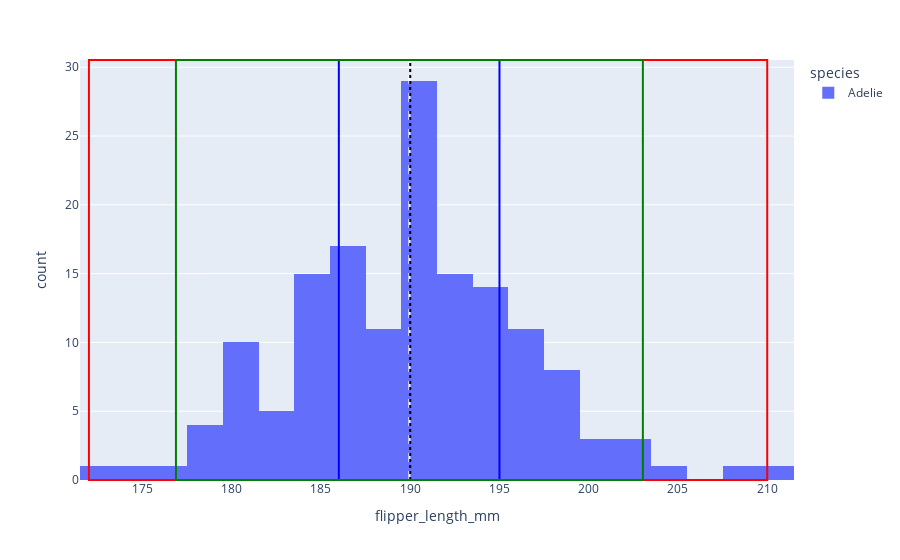
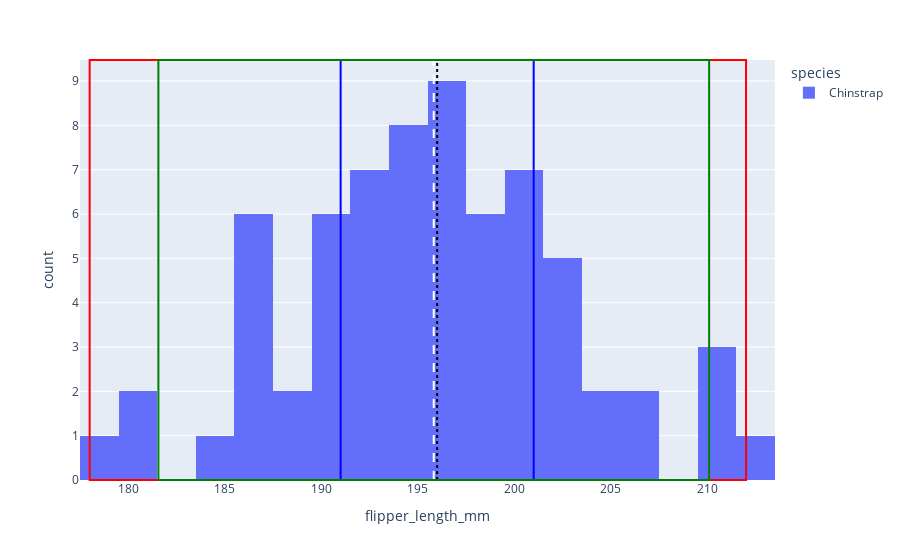
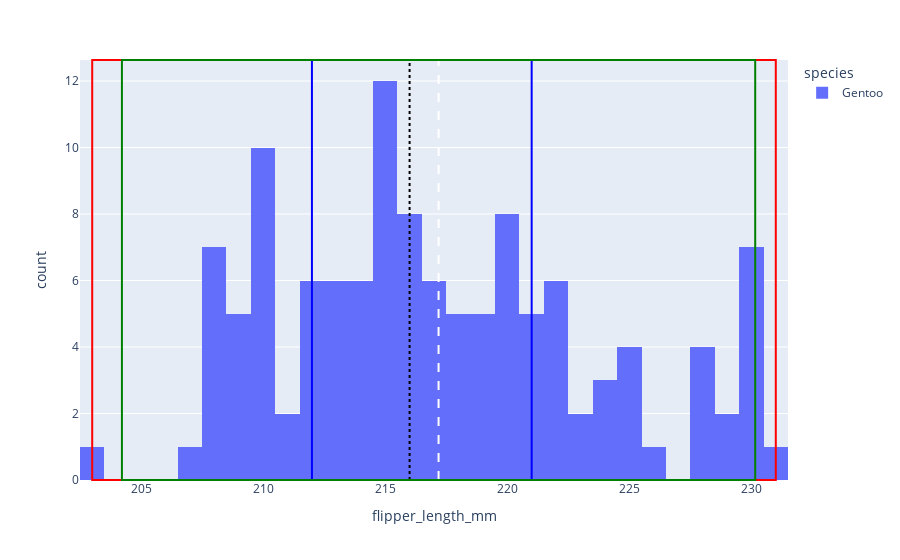

The cell these charts' notebook holds for them, in order:
### Code cell
for species in penguins["species"].unique():
    penguin_histogram = px.histogram(penguins[penguins["species"] == species], x="flipper_length_mm", color="species", nbins=30)
    penguins_of_species_flipper_length = penguins[penguins["species"] == species]["flipper_length_mm"]
    mean = penguins_of_species_flipper_length.mean()
    median = penguins_of_species_flipper_length.median()
    upper = penguins_of_species_flipper_length.max()
    lower = penguins_of_species_flipper_length.min()
    q1 = penguins_of_species_flipper_length.quantile(0.25)
    q3 = penguins_of_species_flipper_length.quantile(0.75)
    two_std_below = mean - penguins_of_species_flipper_length.std() * 2
    two_std_above = mean + penguins_of_species_flipper_length.std() * 2
    print(species, lower, upper)

    penguin_histogram.add_vline(x=mean, line_dash="dash", line_color="white")
    penguin_histogram.add_vline(x=median, line_dash="dot", line_color="black")
    penguin_histogram.add_vrect(x0=lower, x1=upper, line_color="red")
    penguin_histogram.add_vrect(x0=q1, x1=q3, line_color="blue")
    penguin_histogram.add_vrect(x0=two_std_below, x1=two_std_above, line_color="green")

    penguin_histogram.show() #TODO:

### Figure 1 — Plotly figure (JSON) as saved in the notebook; plotly's stock layout.template omitted (floating-point values rounded to 4 significant figures; data arrays with more than 128 entries replaced by an {"elided": "..."} marker saying what was removed)
{"data": [{"alignmentgroup": "True", "bingroup": "x", "hovertemplate": "species=Adelie<br>flipper_length_mm=%{x}<br>count=%{y}<extra></extra>", "legendgroup": "Adelie", "marker": {"color": "#636efa", "pattern": {"shape": ""}}, "name": "Adelie", "nbinsx": 30, "offsetgroup": "Adelie", "orientation": "v", "showlegend": true, "type": "histogram", "x": {"elided": "152 int values"}, "xaxis": "x", "yaxis": "y"}], "layout": {"barmode": "relative", "legend": {"title": {"text": "species"}, "tracegroupgap": 0}, "margin": {"t": 60}, "shapes": [{"line": {"color": "white", "dash": "dash"}, "type": "line", "x0": 190.0, "x1": 190.0, "xref": "x", "y0": 0, "y1": 1, "yref": "y domain"}, {"line": {"color": "black", "dash": "dot"}, "type": "line", "x0": 190, "x1": 190, "xref": "x", "y0": 0, "y1": 1, "yref": "y domain"}, {"line": {"color": "red"}, "type": "rect", "x0": 172, "x1": 210, "xref": "x", "y0": 0, "y1": 1, "yref": "y domain"}, {"line": {"color": "blue"}, "type": "rect", "x0": 186, "x1": 195, "xref": "x", "y0": 0, "y1": 1, "yref": "y domain"}, {"line": {"color": "green"}, "type": "rect", "x0": 176.9, "x1": 203.0, "xref": "x", "y0": 0, "y1": 1, "yref": "y domain"}], "xaxis": {"anchor": "y", "domain": [0, 1], "title": {"text": "flipper_length_mm"}}, "yaxis": {"anchor": "x", "domain": [0, 1], "title": {"text": "count"}}}}

### Figure 2 — Plotly figure (JSON) as saved in the notebook; plotly's stock layout.template omitted (floating-point values rounded to 4 significant figures)
{"data": [{"alignmentgroup": "True", "bingroup": "x", "hovertemplate": "species=Chinstrap<br>flipper_length_mm=%{x}<br>count=%{y}<extra></extra>", "legendgroup": "Chinstrap", "marker": {"color": "#636efa", "pattern": {"shape": ""}}, "name": "Chinstrap", "nbinsx": 30, "offsetgroup": "Chinstrap", "orientation": "v", "showlegend": true, "type": "histogram", "x": [192, 196, 193, 188, 197, 198, 178, 197, 195, 198, 193, 194, 185, 201, 190, 201, 197, 181, 190, 195, 181, 191, 187, 193, 195, 197, 200, 200, 191, 205, 187, 201, 187, 203, 195, 199, 195, 210, 192, 205, 210, 187, 196, 196, 196, 201, 190, 212, 187, 198, 199, 201, 193, 203, 187, 197, 191, 203, 202, 194, 206, 189, 195, 207, 202, 193, 210, 198], "xaxis": "x", "yaxis": "y"}], "layout": {"barmode": "relative", "legend": {"title": {"text": "species"}, "tracegroupgap": 0}, "margin": {"t": 60}, "shapes": [{"line": {"color": "white", "dash": "dash"}, "type": "line", "x0": 195.8, "x1": 195.8, "xref": "x", "y0": 0, "y1": 1, "yref": "y domain"}, {"line": {"color": "black", "dash": "dot"}, "type": "line", "x0": 196, "x1": 196, "xref": "x", "y0": 0, "y1": 1, "yref": "y domain"}, {"line": {"color": "red"}, "type": "rect", "x0": 178, "x1": 212, "xref": "x", "y0": 0, "y1": 1, "yref": "y domain"}, {"line": {"color": "blue"}, "type": "rect", "x0": 191, "x1": 201, "xref": "x", "y0": 0, "y1": 1, "yref": "y domain"}, {"line": {"color": "green"}, "type": "rect", "x0": 181.6, "x1": 210.1, "xref": "x", "y0": 0, "y1": 1, "yref": "y domain"}], "xaxis": {"anchor": "y", "domain": [0, 1], "title": {"text": "flipper_length_mm"}}, "yaxis": {"anchor": "x", "domain": [0, 1], "title": {"text": "count"}}}}

### Figure 3 — Plotly figure (JSON) as saved in the notebook; plotly's stock layout.template omitted (floating-point values rounded to 4 significant figures)
{"data": [{"alignmentgroup": "True", "bingroup": "x", "hovertemplate": "species=Gentoo<br>flipper_length_mm=%{x}<br>count=%{y}<extra></extra>", "legendgroup": "Gentoo", "marker": {"color": "#636efa", "pattern": {"shape": ""}}, "name": "Gentoo", "nbinsx": 30, "offsetgroup": "Gentoo", "orientation": "v", "showlegend": true, "type": "histogram", "x": [211, 230, 210, 218, 215, 210, 211, 219, 209, 215, 214, 216, 214, 213, 210, 217, 210, 221, 209, 222, 218, 215, 213, 215, 215, 215, 216, 215, 210, 220, 222, 209, 207, 230, 220, 220, 213, 219, 208, 208, 208, 225, 210, 216, 222, 217, 210, 225, 213, 215, 210, 220, 210, 225, 217, 220, 208, 220, 208, 224, 208, 221, 214, 231, 219, 230, 214, 229, 220, 223, 216, 221, 221, 217, 216, 230, 209, 220, 215, 223, 212, 221, 212, 224, 212, 228, 218, 218, 212, 230, 218, 228, 212, 224, 214, 226, 216, 222, 203, 225, 219, 228, 215, 228, 216, 215, 210, 219, 208, 209, 216, 229, 213, 230, 217, 230, 217, 222, 214, null, 215, 222, 212, 213], "xaxis": "x", "yaxis": "y"}], "layout": {"barmode": "relative", "legend": {"title": {"text": "species"}, "tracegroupgap": 0}, "margin": {"t": 60}, "shapes": [{"line": {"color": "white", "dash": "dash"}, "type": "line", "x0": 217.2, "x1": 217.2, "xref": "x", "y0": 0, "y1": 1, "yref": "y domain"}, {"line": {"color": "black", "dash": "dot"}, "type": "line", "x0": 216, "x1": 216, "xref": "x", "y0": 0, "y1": 1, "yref": "y domain"}, {"line": {"color": "red"}, "type": "rect", "x0": 203, "x1": 231, "xref": "x", "y0": 0, "y1": 1, "yref": "y domain"}, {"line": {"color": "blue"}, "type": "rect", "x0": 212, "x1": 221, "xref": "x", "y0": 0, "y1": 1, "yref": "y domain"}, {"line": {"color": "green"}, "type": "rect", "x0": 204.2, "x1": 230.2, "xref": "x", "y0": 0, "y1": 1, "yref": "y domain"}], "xaxis": {"anchor": "y", "domain": [0, 1], "title": {"text": "flipper_length_mm"}}, "yaxis": {"anchor": "x", "domain": [0, 1], "title": {"text": "count"}}}}
